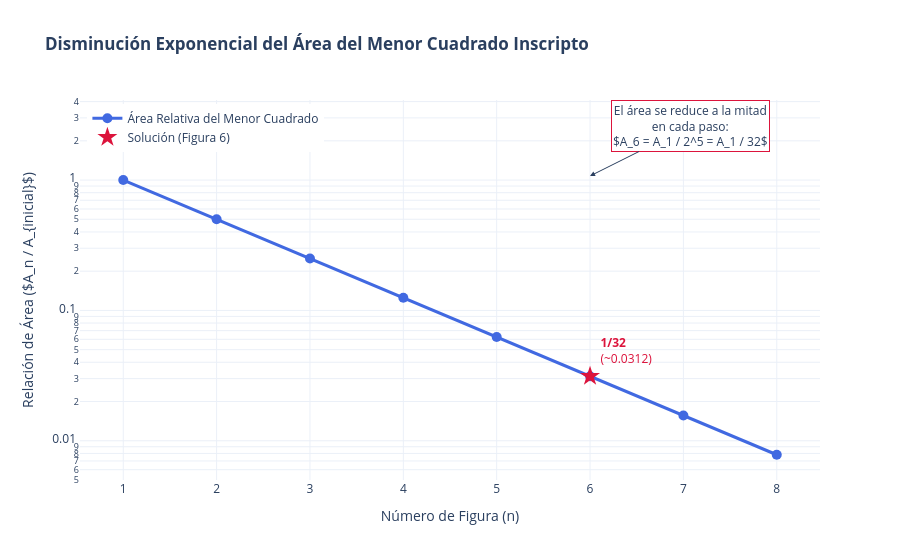

Notebook cell for this chart:
### Markdown cell above
### 4. Representación del Proceso de Solución con Pandas y Plotly

A continuación, usaremos **pandas** para estructurar los datos del proceso iterativo y **plotly** para crear un gráfico interactivo que visualice cómo disminuye el área exponencialmente.

### Code cell
import pandas as pd
import plotly.graph_objects as go

# 1. Crear el DataFrame con Pandas
num_iteraciones = 8 # Mostraremos hasta la 8 para ver la tendencia más claramente
figuras = list(range(1, num_iteraciones + 1))
# Calcular áreas relativas como fracciones (potencias de 1/2)
areas_relativas = [1 / (2**(n-1)) for n in figuras]

# Crear el DataFrame
df = pd.DataFrame({
    'Número de Figura (n)': figuras,
    'Área Relativa (A_n / A_1)': areas_relativas
})

# Mostrar las primeras filas del DataFrame para verificar
print("Datos del proceso iterativo (Pandas DataFrame):")
print(df.head(num_iteraciones))
print("-" * 30)

# 2. Crear el Gráfico Interactivo con Plotly
fig = go.Figure()

# Añadir línea de tendencia
fig.add_trace(go.Scatter(
    x=df['Número de Figura (n)'],
    y=df['Área Relativa (A_n / A_1)'],
    mode='lines+markers',
    name='Área Relativa del Menor Cuadrado',
    line=dict(color='royalblue', width=3),
    marker=dict(size=10, symbol='circle')
))

# Resaltar el punto de la Figura 6 (Solución)
valor_solucion = df.loc[df['Número de Figura (n)'] == 6, 'Área Relativa (A_n / A_1)'].values[0]
fig.add_trace(go.Scatter(
    x=[6],
    y=[valor_solucion],
    mode='markers+text',
    name='Solución (Figura 6)',
    marker=dict(size=15, color='crimson', symbol='star'),
    text=[f'<b>1/32</b><br>(~{valor_solucion:.4f})'],
    textposition="top right",
    textfont=dict(size=12, color="crimson")
))

# Configuración del diseño del gráfico
fig.update_layout(
    title='<b>Disminución Exponencial del Área del Menor Cuadrado Inscripto</b>',
    xaxis_title='Número de Figura (n)',
    yaxis_title='Relación de Área ($A_n / A_{inicial}$)',
    xaxis=dict(tickmode='linear', dtick=1), # Asegurar ticks enteros en x
    yaxis=dict(type='log'), # Usar escala logarítmica para ver mejor la disminución
    template='plotly_white',
    legend=dict(yanchor="top", y=0.99, xanchor="left", x=0.01)
)

# Mostrar anotación explicativa en la solución
fig.add_annotation(
    x=6,
    y=valor_solucion,
    text="El área se reduce a la mitad<br>en cada paso:<br>$A_6 = A_1 / 2^5 = A_1 / 32$",
    showarrow=True,
    arrowhead=2,
    ax=100,
    ay=-50,
    bgcolor="white",
    bordercolor="crimson",
    borderwidth=1
)

# Mostrar gráfico interactivo (esto abrirá una pestaña en tu navegador)
fig.show()

### Figure 1 — Plotly figure (JSON) as saved in the notebook; plotly's stock layout.template omitted (floating-point values rounded to 4 significant figures)
{"data": [{"line": {"color": "royalblue", "width": 3}, "marker": {"size": 10, "symbol": "circle"}, "mode": "lines+markers", "name": "Área Relativa del Menor Cuadrado", "type": "scatter", "x": [1, 2, 3, 4, 5, 6, 7, 8], "y": [1.0, 0.5, 0.25, 0.125, 0.0625, 0.03125, 0.01562, 0.007812]}, {"marker": {"color": "crimson", "size": 15, "symbol": "star"}, "mode": "markers+text", "name": "Solución (Figura 6)", "text": ["<b>1/32</b><br>(~0.0312)"], "textfont": {"color": "crimson", "size": 12}, "textposition": "top right", "type": "scatter", "x": [6], "y": [0.03125]}], "layout": {"annotations": [{"arrowhead": 2, "ax": 100, "ay": -50, "bgcolor": "white", "bordercolor": "crimson", "borderwidth": 1, "showarrow": true, "text": "El área se reduce a la mitad<br>en cada paso:<br>$A_6 = A_1 / 2^5 = A_1 / 32$", "x": 6, "y": 0.03125}], "legend": {"x": 0.01, "xanchor": "left", "y": 0.99, "yanchor": "top"}, "title": {"text": "<b>Disminución Exponencial del Área del Menor Cuadrado Inscripto</b>"}, "xaxis": {"dtick": 1, "tickmode": "linear", "title": {"text": "Número de Figura (n)"}}, "yaxis": {"title": {"text": "Relación de Área ($A_n / A_{inicial}$)"}, "type": "log"}}}
